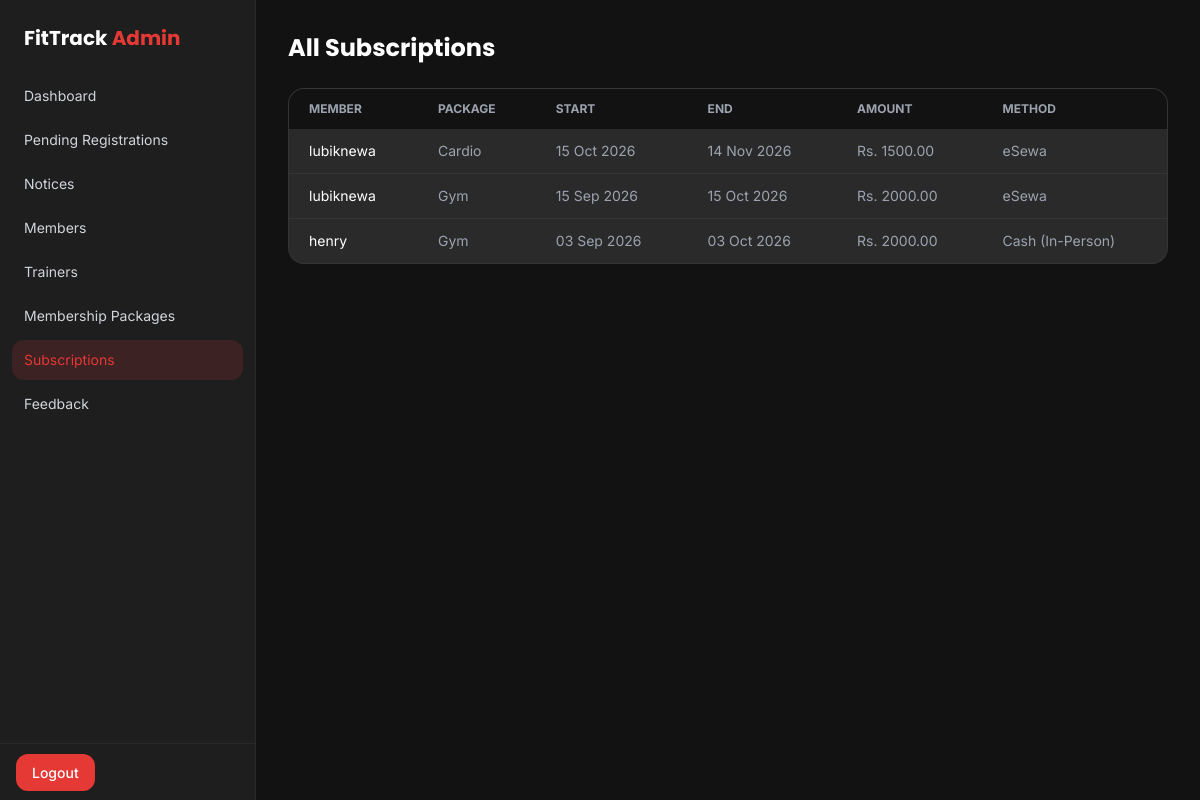
Before: /management/subscriptions/ (signed in) with the older database file.
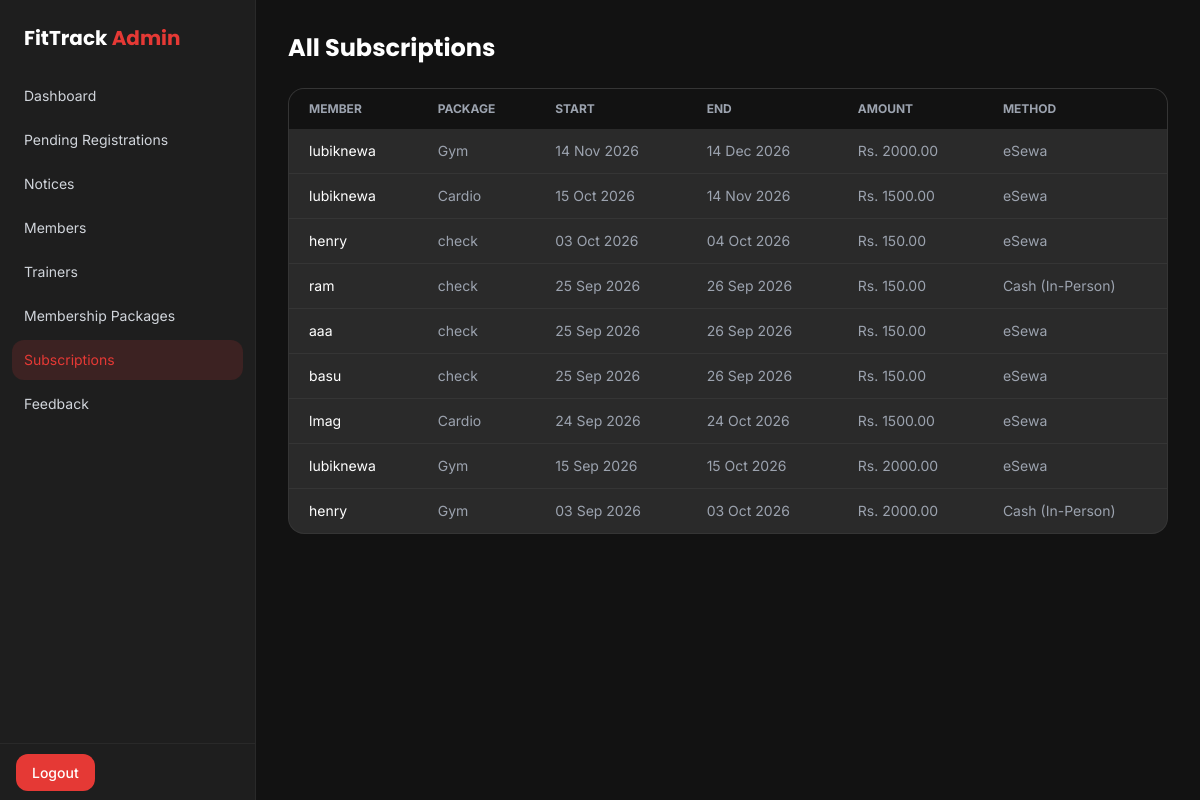
After: the same page with the newer database file.
### app/models.py (models this page shows, shortened)
class Subscription(models.Model):
    PAYMENT_CHOICES = (
        ('cash', 'Cash (In-Person)'),
        ('esewa', 'eSewa'),
    )
    user = models.ForeignKey(settings.AUTH_USER_MODEL, on_delete=models.CASCADE, related_name='subscriptions')
    package = models.ForeignKey(MembershipPackage, on_delete=models.PROTECT)
    start_date = models.DateField(default=timezone.localdate)
    end_date = models.DateField()
    amount_paid = models.DecimalField(max_digits=8, decimal_places=2)
    payment_method = models.CharField(max_length=10, choices=PAYMENT_CHOICES, default='cash')
    transaction_id = models.CharField(max_length=100, blank=True, null=True)
    created_at = models.DateTimeField(auto_now_add=True)
    class Meta:
        ordering = ['-start_date']

class MembershipPackage(models.Model):
    name = models.CharField(max_length=100)
    price = models.DecimalField(max_digits=8, decimal_places=2)
    duration_days = models.PositiveIntegerField(help_text="e.g. 30 for monthly, 365 for yearly")
    description = models.TextField(blank=True)
    is_active = models.BooleanField(default=True, help_text="Uncheck to stop offering this package")
    class Meta:
        ordering = ['price']

### adminpanel/views.py (the view)
# urls.py: path('subscriptions/', views.admin_subscriptions, name='admin_subscriptions'),
@staff_required
def admin_subscriptions(request):
    subscriptions = Subscription.objects.select_related('user', 'package').order_by('-start_date')
    return render(request, 'adminpanel/subscriptions.html', {'subscriptions': subscriptions})

### adminpanel/templates/adminpanel/subscriptions.html
{% extends 'adminpanel/base.html' %}
{% block content %}
<h1 class="font-display text-2xl font-bold mb-6">All Subscriptions</h1>
<div class="bg-dark-card border border-white/5 rounded-2xl overflow-hidden">
    <table class="w-full text-sm">
        <thead class="bg-dark-bg text-gray-400 text-xs uppercase">
            <tr>
                <th class="text-left px-5 py-3">Member</th>
                <th class="text-left px-5 py-3">Package</th>
                <th class="text-left px-5 py-3">Start</th>
                <th class="text-left px-5 py-3">End</th>
                <th class="text-left px-5 py-3">Amount</th>
                <th class="text-left px-5 py-3">Method</th>
            </tr>
        </thead>
        <tbody class="divide-y divide-white/5">
            {% for sub in subscriptions %}
            <tr>
                <td class="px-5 py-3 text-white">{{ sub.user.username }}</td>
                <td class="px-5 py-3 text-gray-400">{{ sub.package.name }}</td>
                <td class="px-5 py-3 text-gray-400">{{ sub.start_date|date:"d M Y" }}</td>
                <td class="px-5 py-3 text-gray-400">{{ sub.end_date|date:"d M Y" }}</td>
                <td class="px-5 py-3 text-gray-400">Rs. {{ sub.amount_paid }}</td>
                <td class="px-5 py-3 text-gray-400">{{ sub.get_payment_method_display }}</td>
            </tr>
            {% empty %}
            <tr><td colspan="6" class="px-5 py-8 text-center text-gray-500">No subscriptions yet.</td></tr>
            {% endfor %}
        </tbody>
    </table>
</div>
{% endblock %}

Changed rows visible on the page:
added Subscription: user.username "lubiknewa", package.name "Gym", start_date "14 Nov 2026", end_date "14 Dec 2026", amount_paid "2000.00", payment_method "eSewa"
added Subscription: user.username "henry", package.name "check", start_date "03 Oct 2026", end_date "04 Oct 2026", amount_paid "150.00", payment_method "eSewa"
added Subscription: user.username "ram", package.name "check", start_date "25 Sep 2026", end_date "26 Sep 2026", amount_paid "150.00", payment_method "Cash (In-Person)"
added Subscription: user.username "aaa", package.name "check", start_date "25 Sep 2026", end_date "26 Sep 2026", amount_paid "150.00", payment_method "eSewa"
added Subscription: user.username "basu", package.name "check", start_date "25 Sep 2026", end_date "26 Sep 2026", amount_paid "150.00", payment_method "eSewa"
added Subscription: user.username "lmag", package.name "Cardio", start_date "24 Sep 2026", end_date "24 Oct 2026", amount_paid "1500.00", payment_method "eSewa"
